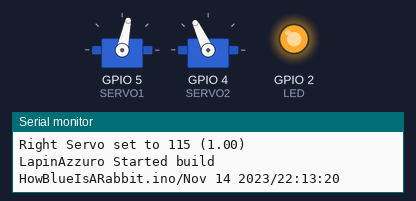
This sketch was run on a simulated ESP8266 (Wemos D1 mini). Parts: 2 × servo, output pins drawn as LEDs (lit = HIGH), the last lines printed to the serial monitor. WiFi joins after 1.5 s; servers stay silent unless stated; random numbers use the default seed unless the sketch sets one.

Above: at 0.1 s.
At 5.25 s:
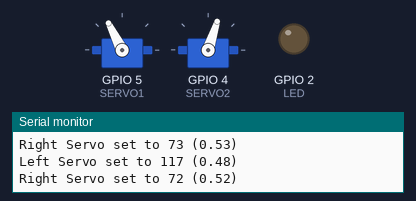
At 7.16 s:
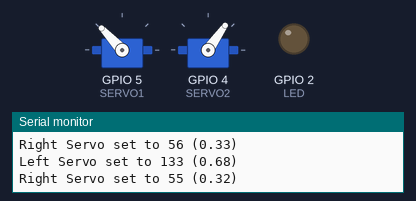
At 15.75 s:
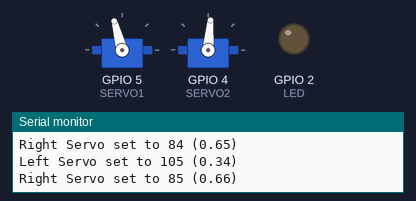
At 25.68 s:
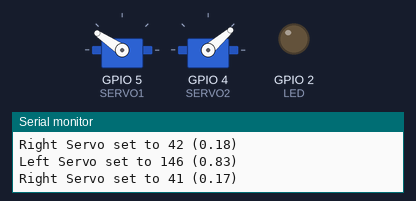
At 36.65 s:
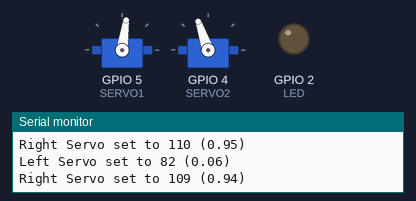
Timing chart, 0 to 40.0 s (numbered marks = the images above):
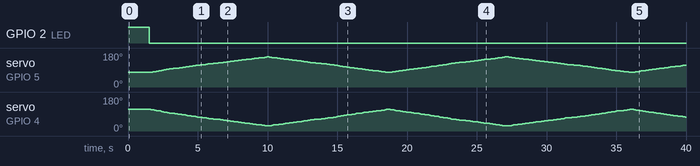

The sketch:

HowBlueIsARabbit.ino
```cpp
#include <ESP8266WiFi.h>          //https://github.com/esp8266/Arduino
#include <DNSServer.h>
#include <ESP8266WebServer.h>
#include <WiFiManager.h>         //https://github.com/tzapu/WiFiManager
#include <ArduinoOTA.h>

#include <EthernetUdp.h>
#include <ArduinoJson.h>          //https://github.com/bblanchon/ArduinoJson

// Only wehen controlling a servo.
#include <Servo.h>

// http://www.wemos.cc/Products/d1_mini.html
// http://www.wemos.cc/Products/d1.html

// D4 == GPIO2 -- has build in LED.
// D3 == GPIO0
// D7 == GPIO13 -- meter to 3v3
// D2 == GPIO4 Servo (https://en.wikipedia.org/wiki/Servo_control)

// #define PIN 13 // For meter sent to Libby
// #define SERVO 5 // For meter in living room

#define SERVO1 5 // for max meter left
#define SERVO2 4 // for max meter right

#ifndef LED
#define LED 2
#endif

#define NAME "LapinAzzuro"

// Just for testing - take any UDP packet on port 9133 - and
// if the json in the payload has a '{ "Blue": 0.5 }' then
// idisplay it.
//
// echo '{"lapinBlueColourness":0.2}' | nc -u <IP address> 9133
// or depending on your network setup - you can use the broadcast
// address of your network or the generic one.
//
// echo '{"lapinBlueColourness":0.2}' | nc -u 255.255.255.255 9133
WiFiUDP udp;

const unsigned short UDPPORT = 9133;
WiFiUDP Udp;

void setup() {
  pinMode(LED, OUTPUT);
  digitalWrite(LED, 1);
  configMeter();

  Serial.begin(115200);
  Serial.println("\n\n\n" NAME " Started build " __FILE__ "/" __DATE__ "/" __TIME__);
  WiFiManager wifiManager;

  // Try to connnect to the previously configured wifi network - or project a
  // configuration portal temporarily.
  //
  wifiManager.autoConnect(NAME);

  ArduinoOTA.onStart([]() {
    Serial.println("OTA Start");
    setMeter(0);
  });
  ArduinoOTA.onEnd([]() {
    Serial.println("\nEnd - rebooting");
    setMeter(0.5);
  });
  ArduinoOTA.onProgress([](unsigned int progress, unsigned int total) {
    setMeter( (float) progress / total);
    Serial.printf("Progress: %u%%\r", (progress / (total / 100)));
  });
  ArduinoOTA.onError([](ota_error_t error) {
    Serial.printf("Error[%u]: ", error);
    if (error == OTA_AUTH_ERROR) Serial.println("Auth Failed");
    else if (error == OTA_BEGIN_ERROR) Serial.println("Begin Failed");
    else if (error == OTA_CONNECT_ERROR) Serial.println("Connect Failed");
    else if (error == OTA_RECEIVE_ERROR) Serial.println("Receive Failed");
    else if (error == OTA_END_ERROR) Serial.println("End Failed");
  });
  ArduinoOTA.begin();

  Serial.print("OTA IP address: ");
  Serial.println(WiFi.localIP());
  digitalWrite(LED, 0);

  Serial.print("Starting to listen on UDP port ");
  Serial.println(UDPPORT);
  Udp.begin(UDPPORT);
}

#if SERVO
  Servo servo;
#endif
#if SERVO1
  Servo servo1;
#endif
#if SERVO2
  Servo servo2;
#endif

void configMeter() {
#if PIN
  pinMode(PIN, OUTPUT);
#endif
#if SERVO
  servo.attach(SERVO);
#endif
#if SERVO1
  servo1.attach(SERVO1);
#endif
#if SERVO2
  servo2.attach(SERVO2);
#endif
  setMeter(0);
 }

void setMeter(float f) {
  if (f < 0) f = 0.;
  if (f > 1.) f = 1.;
#if PIN
  const int MIN = 35;      // We sort of manually 'guessed this' and then tweaked it a bit.
  const int MAX = 953;     // Actual range is from 0 .. 1023 (0v .. 3v3)

  // Note - we've wired the meter to the 3v3 rather than the 0v - as to make
  // it not wildly wack well beyond 100% during powerup.
  //
  unsigned dial = 1023 - f * (MAX - MIN) - MIN;
  analogWrite(PIN, dial);
  Serial.print("Analog Meter set to "); Serial.print(dial); Serial.print(" ("); Serial.print(f); Serial.println(")");
#endif
#if SERVO
  const int MIN = 78;     // Angle 0 .. 180
  const int MAX = 160;
  unsigned dial = f * (MAX - MIN) + MIN;
  servo.write(dial);
  Serial.print("Servo Meter set to "); Serial.print(dial); Serial.print(" ("); Serial.print(f); Serial.println(")");
#endif
#ifdef SERVO1
 setMeter1(f);
#endif
#ifdef SERVO2
 setMeter2(1-f);
#endif
}

#ifdef SERVO1
void setMeter1(float f) {
  if (f < 0) f = 0.;
  if (f > 1.) f = 1.;
  const int MIN = 78;     // Angle 0 .. 180
  const int MAX = 160;
  unsigned dial = f * (MAX - MIN) + MIN;
  servo1.write(dial);
  Serial.print("Left Servo set to "); Serial.print(dial); Serial.print(" ("); Serial.print(f); Serial.println(")");
}
#endif

#ifdef SERVO2
void setMeter2(float f) {
  if (f < 0) f = 0.;
  if (f > 1.) f = 1.;
  const int MIN = 27;     // Angle 0 .. 180
  const int MAX = 115;
  unsigned dial = f * (MAX - MIN) + MIN;
  servo2.write(dial);
  Serial.print("Right Servo set to "); Serial.print(dial); Serial.print(" ("); Serial.print(f); Serial.println(")");
}
#endif

void parseMeter() {
  char packetBuffer[1500];
  size_t len = Udp.read(packetBuffer, sizeof(packetBuffer));

  if (len <= 0) {
    Serial.println("UDP receive failed. Ignored.");
    return;
  };

  packetBuffer[len] = '\0';
  Serial.println("Got UDP: " + (String)packetBuffer);

  DynamicJsonBuffer jsonBuffer;
  JsonObject& json = jsonBuffer.parseObject(packetBuffer);

  if (!json.success()) {
    Serial.println("JSON decode failed. Ignored.");
    return;
  };

  // echo '{"lapinBlueColourness":0.5}' | nc -u <ipaddress> 9133
  const char * val = json["lapinBlueColourness"];
  if (!val) {
    Serial.println("No information about blue coloured rabbits. Ignored.");
    return;
  };
  setMeter(atof(val));
}

int i = 0, s = 1;
void loop() {
  ArduinoOTA.handle();
#if 1
   setMeter(i / 100.);
   i+=s;
   if (i >= 100) { s = -1; }
   if (i <= 0) {s = 1; };
   delay(25 + random(120));
#else
  if (Udp.parsePacket())
    parseMeter();
#endif
}
```
